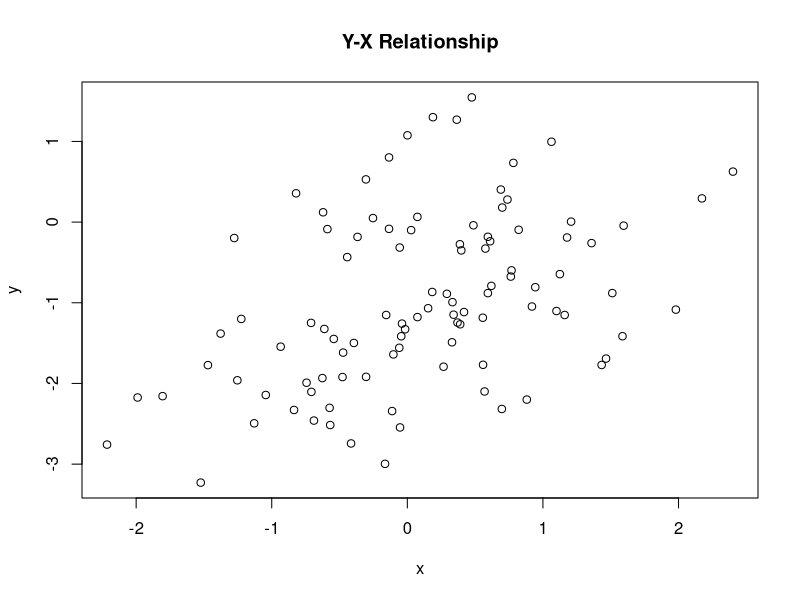
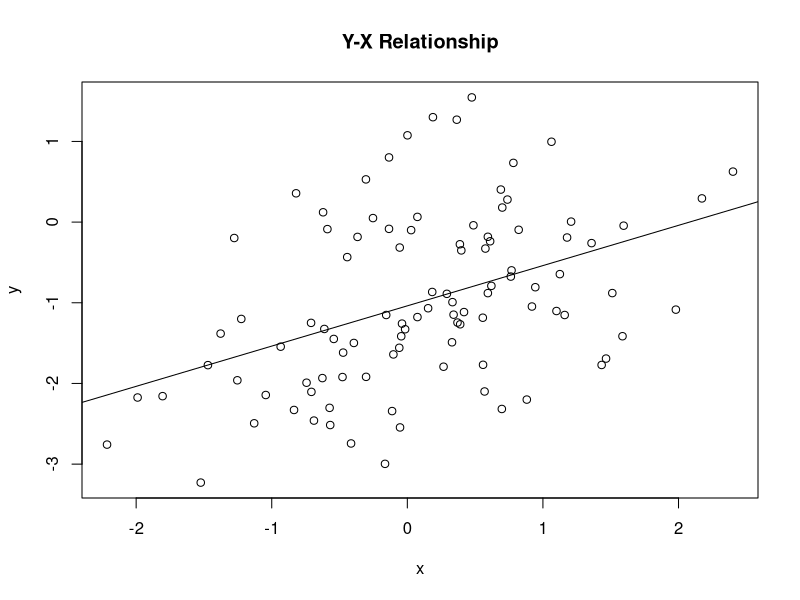
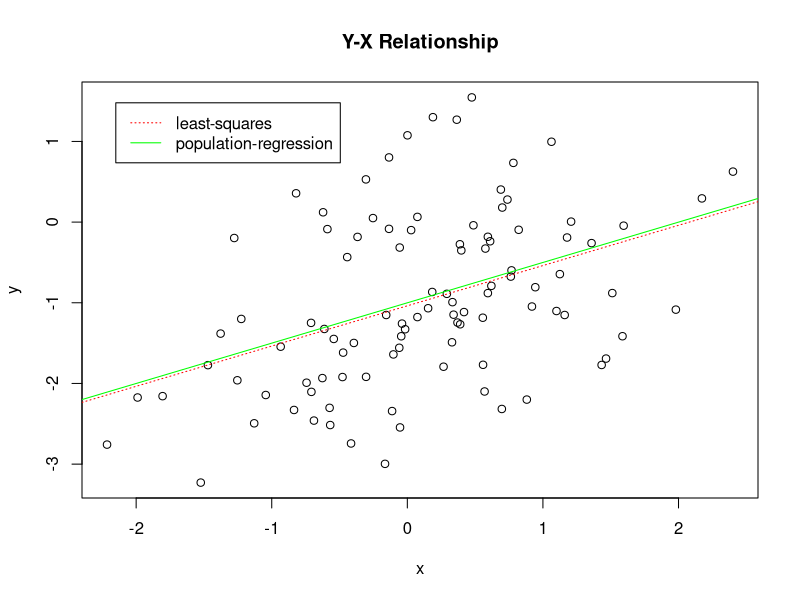

The R script that drew these images, in order:
set.seed(1)
x = rnorm(100, mean = 0, sd = 1)

eps = rnorm(100, mean = 0, sd = 1)

y = -1 + 0.5*x + eps
length(y)

plot(x, y, xlab = "x", ylab = "y", main = "Y-X Relationship")

lm.fit = lm(y ~ x)
summary(lm.fit)
  
plot(x, y, xlab = "x", ylab = "y", main = "Y-X Relationship")
abline(lm.fit)
par(col='black')
plot(x, y, xlab = "x", ylab = "y", main = "Y-X Relationship")
abline(lm.fit, col='red', lty=3)
abline(a=-1, b=0.5, col='green', lty=1)
legend('topleft', inset=0.05, c('least-squares','population-regression'), lty = c(3, 1), col = c('red', 'green'), bty="o")

confint(lm.fit)

# poly_fit = lm(y ~ poly(x, 2))
# summary(poly_fit)
  
# xlims = range(x)
# x.grid = seq(from=xlims[1], to=xlims[2])
# predictions = predict(poly_fit, newdata = list(x = x.grid), se=TRUE)
# se.bands = cbind(predictions$fit+2*predictions$se.fit, predictions$fit-2*predictions$se.fit)
# plot(x, y, xlab = "X", ylab = "Y", main = "Polynormial Relationship", col = "black")
# lines(x.grid, predictions$fit, lwd = 2, col = "green", lty = 1)
# matlines(x.grid, se.bands, lwd = 1, col="red", lty = 3)
# legend('topleft', inset = 0.05, c("polynomial-regression", "SE-wrapper"), lwd = c(2, 1), lty = c(1, 3), col = c("green", "red"), bty = "o")
  